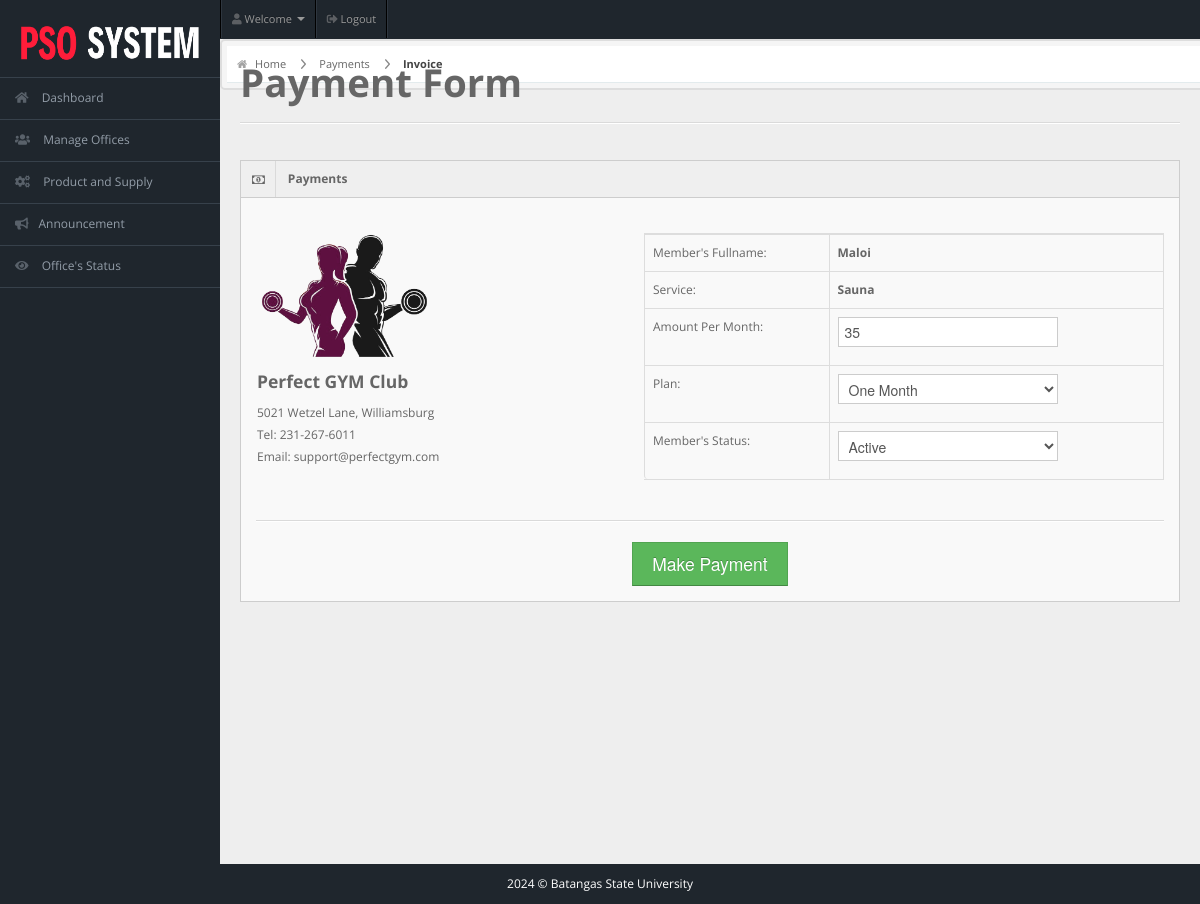
Before: /staff/staff-pages/user-payment.php?id=32 (signed in) with the older database file.
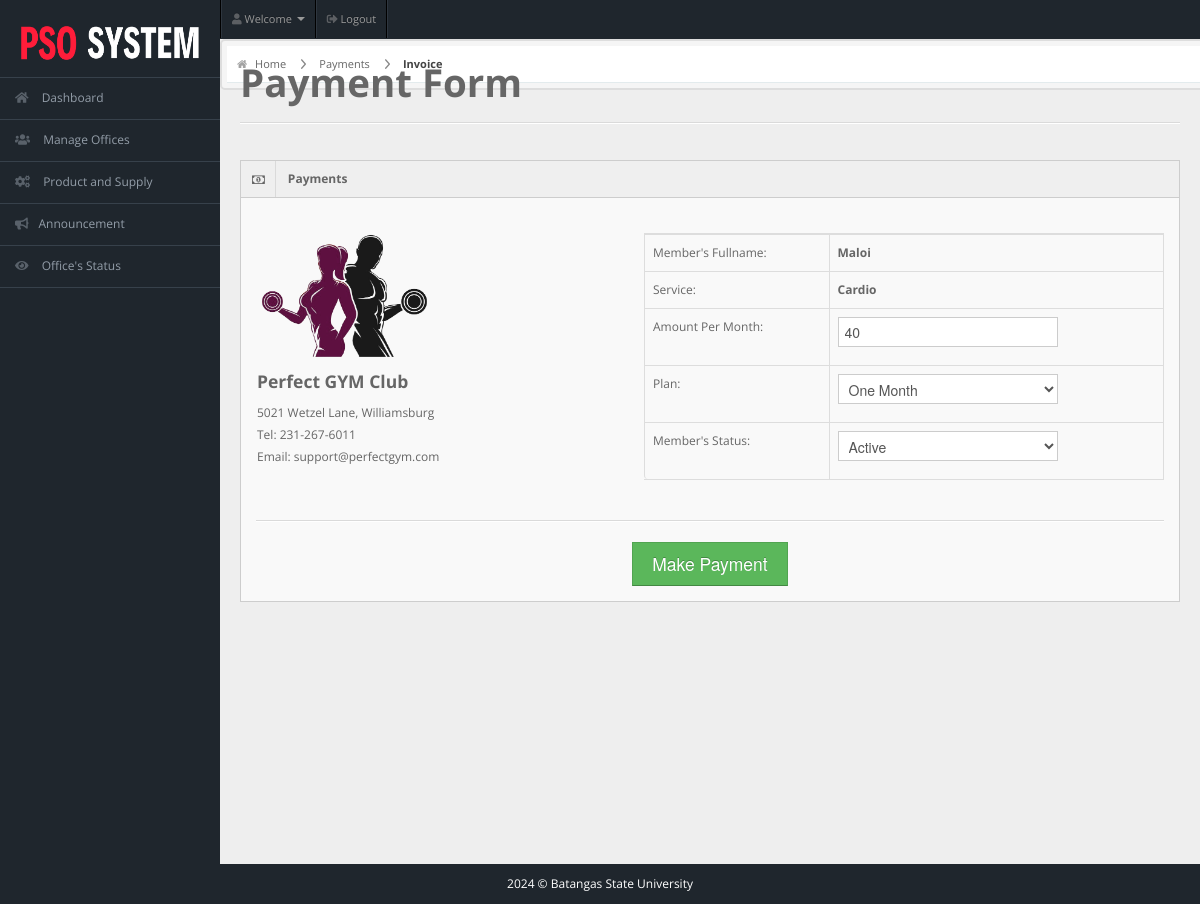
After: the same page with the newer database file.
### tables this page shows
CREATE TABLE IF NOT EXISTS `members` (
  `user_id` int NOT NULL AUTO_INCREMENT,
  `fullname` varchar(20) NOT NULL,
  `username` varchar(20) NOT NULL,
  `email` varchar(255) NOT NULL,
  `password` varchar(100) NOT NULL,
  `gender` varchar(20) NOT NULL,
  `dor` date NOT NULL,
  `profile_picture` varchar(255) DEFAULT NULL,
  `services` varchar(50) NOT NULL,
  `amount` int NOT NULL,
  `paid_date` date NOT NULL,
  `p_year` int NOT NULL,
  `plan` varchar(100) NOT NULL,
  `address` varchar(20) NOT NULL,
  `contact` varchar(10) NOT NULL,
  `status` varchar(20) NOT NULL DEFAULT 'Active',
  `attendance_count` int NOT NULL,
  `ini_weight` int NOT NULL DEFAULT '0',
  `curr_weight` int NOT NULL DEFAULT '0',
  `ini_bodytype` varchar(50) NOT NULL,
  `curr_bodytype` varchar(50) NOT NULL,
  `progress_date` date NOT NULL,
  `reminder` int NOT NULL DEFAULT '0',
  PRIMARY KEY (`user_id`)
);

### staff/staff-pages/user-payment.php (the view, shortened to what the changed rows need)
<!DOCTYPE html>
<html lang="en">
<head>
  <link rel="stylesheet" href="../css/bootstrap.min.css" />
  <link rel="stylesheet" href="../css/bootstrap-responsive.min.css" />
  <link rel="stylesheet" href="../css/fullcalendar.css" />
  <link rel="stylesheet" href="../css/matrix-style.css" />
  <link rel="stylesheet" href="../css/matrix-media.css" />
  <link href="../font-awesome/css/font-awesome.css" rel="stylesheet" />
  <link rel="stylesheet" href="../css/jquery.gritter.css" />
  <link href="https://cdnjs.cloudflare.com/ajax/libs/font-awesome/5.15.4/css/all.min.css" rel="stylesheet">
</head>
<body>
  <?php $page = 'payment';
  include '../includes/sidebar.php' ?>
  <?php
  $id = $_GET['id'];
  $qry = "select * from members where user_id='$id'";
  $result = mysqli_query($conn, $qry);
  while ($row = mysqli_fetch_array($result)) {
  ?>
    <div id="content">
      <div id="content-header">
        <div id="breadcrumb"> <a href="index.php" title="Go to Home" class="tip-bottom"><i class="icon-home"></i> Home</a>
          <a href="payment.php">Payments</a>
          <a href="#" class="current">Invoice</a>
        </div>
      </div>
      <div class="container-fluid" style="margin-top:-38px;">
        <h1>Payment Form</h1>
        <hr>
        <div class="row-fluid">
          <div class="span12">
            <div class="widget-box">
              <div class="widget-title"> <span class="icon"> <i class="icon-money"></i> </span>
                <h5>Payments</h5>
              </div>
              <div class="widget-content">
                <div class="row-fluid">
                  <div class="span5">
                    <table class="">
                      <tbody>
                        <tr>
                          <td><img src="../img/gym-logo.png" alt="Logo" width="175"></td>
                        </tr>
                        <tr>
                          <td>
                            <h4>Perfect GYM Club</h4>
                          </td>
                        </tr>
                        <tr>
                          <td>5021 Wetzel Lane, Williamsburg</td>
                        </tr>
                        <tr>
                          <td>Tel: 231-267-6011</td>
                        </tr>
                        <tr>
                          <td>Email: support@perfectgym.com</td>
                        </tr>
                      </tbody>
                    </table>
                  </div>
                  <div class="span7">
                    <table class="table table-bordered table-invoice">
                      <tbody>
                        <form action="userpay.php" method="POST">
                          <tr>
                          <tr>
                            <td class="width30">Member's Fullname:</td>
                            <td class="width70"><strong><?php echo $row['fullname']; ?></strong></td>
                          </tr>
                          <tr>
                            <td>Service:</td>
                            <td><strong><?php echo $row['services']; ?></strong></td>
                          </tr>
                          <tr>
                            <td>Amount Per Month:</td>
                            <td><input id="amount" type="number" name="amount" value='<?php if ($row['services'] == 'Fitness') {
                                                                                        echo '55';
                                                                                      } elseif ($row['services'] == 'Sauna') {
                                                                                        echo '35';
                                                                                      } else {
                                                                                        echo '40';
                                                                                      } ?>' /></td>
                          </tr>
                          <td class="width30">Plan:</td>
                          <td class="width70">
                            <div class="controls">
                              <select name="plan" required="required" id="select">
                                <option value="1" selected="selected">One Month</option>
                              </select>
                            </div>
                          </td>
                          <td class="width30">Member's Status:</td>
                          <td class="width70">
                            <div class="controls">
                              <select name="status" required="required" id="select">
                                <option value="Active" selected="selected">Active</option>
                              </select>
                            </div>
                          </td>
                          </tr>
                      </tbody>
                    </table>
                  </div>
                </div>
                <div class="row-fluid">
                  <div class="span12">
                    <hr>
                    <div class="text-center">
                      <button class="btn btn-success btn-large" type="SUBMIT" href="">Make Payment</button>
                    </div>
                  </div>
                </div>
              <?php
            }
              ?>
              </div>
            </div>
          </div>
        </div>
      </div>
    </div>
</body>
</html>

Changed rows visible on the page:
changed members "Maloi": services "Sauna" → "Cardio"; amount "35" → "40"
